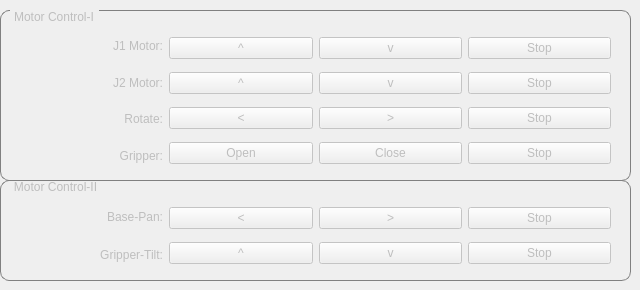
    <widget class="QWidget" name="tab">
     <attribute name="title">
      <string>Joint Ctrl</string>
     </attribute>
     <widget class="QGroupBox" name="groupBoxMotorControl1">
      <property name="enabled">
       <bool>false</bool>
      </property>
      <property name="geometry">
       <rect>
        <x>0</x>
        <y>10</y>
        <width>631</width>
        <height>171</height>
       </rect>
      </property>
      <property name="styleSheet">
       <string notr="true">QGroupBox{
	border:1px solid gray;
	border-radius: 9px;
	margin-top:0.5em;} 
 QGroupBox::title{
	subcontrol-origin:margin;
	left:10px;
	padding: 0 3 px 2 3px}</string>
      </property>
      <property name="title">
       <string>Motor Control-I</string>
      </property>
      <widget class="QWidget" name="layoutWidget">
       <property name="geometry">
        <rect>
         <x>20</x>
         <y>20</y>
         <width>591</width>
         <height>141</height>
        </rect>
       </property>
       <layout class="QHBoxLayout" name="horizontalLayout_7">
        <item>
         <layout class="QVBoxLayout" name="verticalLayout_8">
          <item>
           <widget class="QLabel" name="label_13">
            <property name="text">
             <string>J1 Motor:</string>
            </property>
            <property name="alignment">
             <set>Qt::AlignRight|Qt::AlignTrailing|Qt::AlignVCenter</set>
            </property>
           </widget>
          </item>
          <item>
           <widget class="QLabel" name="label_12">
            <property name="text">
             <string>J2 Motor:</string>
            </property>
            <property name="alignment">
             <set>Qt::AlignRight|Qt::AlignTrailing|Qt::AlignVCenter</set>
            </property>
           </widget>
          </item>
          <item>
           <widget class="QLabel" name="label_14">
            <property name="text">
             <string>Rotate:</string>
            </property>
            <property name="alignment">
             <set>Qt::AlignRight|Qt::AlignTrailing|Qt::AlignVCenter</set>
            </property>
           </widget>
          </item>
          <item>
           <widget class="QLabel" name="label_11">
            <property name="text">
             <string>Gripper:</string>
            </property>
            <property name="alignment">
             <set>Qt::AlignRight|Qt::AlignTrailing|Qt::AlignVCenter</set>
            </property>
           </widget>
          </item>
         </layout>
        </item>
        <item>
         <layout class="QVBoxLayout" name="verticalLayout_6">
          <item>
           <widget class="QPushButton" name="pushButtonM1Up">
            <property name="text">
             <string>^</string>
            </property>
           </widget>
          </item>
          <item>
           <widget class="QPushButton" name="pushButtonM2Up">
            <property name="text">
             <string>^</string>
            </property>
           </widget>
          </item>
          <item>
           <widget class="QPushButton" name="pushButtonM3Up">
            <property name="text">
             <string>&lt;</string>
            </property>
           </widget>
          </item>
          <item>
           <widget class="QPushButton" name="pushButtonM4Up">
            <property name="text">
             <string>Open</string>
            </property>
           </widget>
          </item>
         </layout>
        </item>
        <item>
         <layout class="QVBoxLayout" name="verticalLayout_7">
          <item>
           <widget class="QPushButton" name="pushButtonM1Down">
            <property name="text">
             <string>v</string>
            </property>
           </widget>
          </item>
          <item>
           <widget class="QPushButton" name="pushButtonM2Down">
            <property name="text">
             <string>v</string>
            </property>
           </widget>
          </item>
          <item>
           <widget class="QPushButton" name="pushButtonM3Down">
            <property name="text">
             <string>&gt;</string>
            </property>
           </widget>
          </item>
          <item>
           <widget class="QPushButton" name="pushButtonM4Down">
            <property name="text">
             <string>Close</string>
            </property>
           </widget>
          </item>
         </layout>
        </item>
        <item>
         <layout class="QVBoxLayout" name="verticalLayout_9">
          <item>
           <widget class="QPushButton" name="pushButtonM1Stop">
            <property name="text">
             <string>Stop</string>
            </property>
           </widget>
          </item>
          <item>
           <widget class="QPushButton" name="pushButtonM2Stop">
            <property name="text">
             <string>Stop</string>
            </property>
           </widget>
          </item>
          <item>
           <widget class="QPushButton" name="pushButtonM3Stop">
            <property name="text">
             <string>Stop</string>
            </property>
           </widget>
          </item>
          <item>
           <widget class="QPushButton" name="pushButtonM4Stop">
            <property name="text">
             <string>Stop</string>
            </property>
           </widget>
          </item>
         </layout>
        </item>
       </layout>
      </widget>
     </widget>
     <widget class="QGroupBox" name="groupBoxMotorControl2">
      <property name="enabled">
       <bool>false</bool>
      </property>
      <property name="geometry">
       <rect>
        <x>0</x>
        <y>180</y>
        <width>631</width>
        <height>101</height>
       </rect>
      </property>
      <property name="styleSheet">
       <string notr="true">QGroupBox{
	border:1px solid gray;
	border-radius: 9px;
	margin-top:0.5em;} 
 QGroupBox::title{
	subcontrol-origin:margin;
	left:10px;
	padding: 0 3 px 2 3px}</string>
      </property>
      <property name="title">
       <string>Motor Control-II</string>
      </property>
      <widget class="QWidget" name="layoutWidget_2">
       <property name="geometry">
        <rect>
         <x>20</x>
         <y>20</y>
         <width>591</width>
         <height>71</height>
        </rect>
       </property>
       <layout class="QHBoxLayout" name="horizontalLayout_8">
        <item>
         <layout class="QVBoxLayout" name="verticalLayout_11">
          <item>
           <widget class="QLabel" name="label_26">
            <property name="text">
             <string>Base-Pan:</string>
            </property>
            <property name="alignment">
             <set>Qt::AlignRight|Qt::AlignTrailing|Qt::AlignVCenter</set>
            </property>
           </widget>
          </item>
          <item>
           <widget class="QLabel" name="label_27">
            <property name="text">
             <string>Gripper-Tilt:</string>
            </property>
            <property name="alignment">
             <set>Qt::AlignRight|Qt::AlignTrailing|Qt::AlignVCenter</set>
            </property>
           </widget>
          </item>
         </layout>
        </item>
        <item>
         <layout class="QVBoxLayout" name="verticalLayout_12">
          <item>
           <widget class="QPushButton" name="pushButtonM5Up">
            <property name="text">
             <string>&lt;</string>
            </property>
           </widget>
          </item>
          <item>
           <widget class="QPushButton" name="pushButtonM6Up">
            <property name="text">
             <string>^</string>
            </property>
           </widget>
          </item>
         </layout>
        </item>
        <item>
         <layout class="QVBoxLayout" name="verticalLayout_13">
          <item>
           <widget class="QPushButton" name="pushButtonM5Down">
            <property name="text">
             <string>&gt;</string>
            </property>
           </widget>
          </item>
          <item>
           <widget class="QPushButton" name="pushButtonM6Down">
            <property name="text">
             <string>v</string>
            </property>
           </widget>
          </item>
         </layout>
        </item>
        <item>
         <layout class="QVBoxLayout" name="verticalLayout_14">
          <item>
           <widget class="QPushButton" name="pushButtonM5Stop">
            <property name="text">
             <string>Stop</string>
            </property>
           </widget>
          </item>
          <item>
           <widget class="QPushButton" name="pushButtonM6Stop">
            <property name="text">
             <string>Stop</string>
            </property>
           </widget>
          </item>
         </layout>
        </item>
       </layout>
      </widget>
     </widget>
    </widget>
